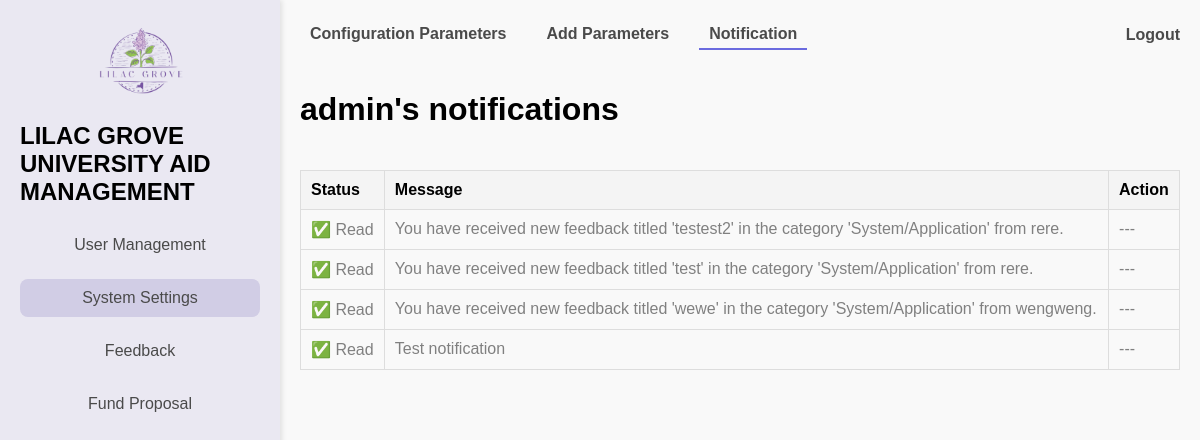
Screenshot of /profile/?tab=notification (signed in) with the database file from the repository.
### users/models.py (models this page shows, shortened)
class Account(AbstractUser):
    ROLE_LIST = [
        ('student', 'Student'),
        ('officer', 'Aid Officer'),
        ('funder', 'Funder'),
        ('administrator', 'Administrator'),
    ]
    role = models.CharField(max_length=13, choices=ROLE_LIST)
    study_program = models.CharField(max_length=100, blank=True, null=True)  # only for Students
    years_of_study = models.IntegerField(blank=True, null=True)
    gpa = models.FloatField(blank=True, null=True)
    organization_name = models.CharField(max_length=255, blank=True, null=True)
    is_approved = models.BooleanField(default=False)
    phone_number = models.CharField(max_length=15, blank=True, null=True)
    created_at = models.DateTimeField(default=now)
    updated_at = models.DateTimeField(auto_now=True)
    class Meta:
        db_table = 'users_masterlist'

### notifications/models.py (models this page shows, shortened)
class Notification(models.Model):
    user = models.ForeignKey(settings.AUTH_USER_MODEL, on_delete=models.CASCADE, related_name='notifications')
    message = models.CharField(max_length=255)
    read = models.BooleanField(default=False)
    created_at = models.DateTimeField(auto_now_add=True)
    class Meta:
        db_table = 'notifications_table'  # Custom table name

### users/views.py (the view)
# urls.py: path('profile/', views.dashboard, name = 'dashboard'),
@login_required
def dashboard(request):
    role_dashboard_map = {
        'administrator': admin_dashboard,
        'student': student_dashboard,
        'officer': officer_dashboard,
        'funder': funder_dashboard,
    }
    user_role = request.user.role
    if user_role in role_dashboard_map:
        return role_dashboard_map[user_role](request)
    else:
        messages.error(request, "Your role is not recognized. Please contact support.")
        return redirect('home')  # Redirect to a safe fallback page

### users/views.py (called while the page is built)
def role_required(role_name):
    def decorator(view_func):
        def wrapper(request, *args, **kwargs):
            if request.user.role != role_name:
                raise PermissionDenied("You do not have permission to access this page.")
            return view_func(request, *args, **kwargs)
        return wrapper
    return decorator

### users/templates/dashboards/admin_dashboard.html (shortened to what this page needs)
{% extends "dashboards/dashboard.html" %}
{% load static %}
{% block menu %}
    <a href="{% url 'dashboard' %}?tab=pending_users" class="menu-item {% if active_menu == 'user_management' %}active{% endif %}">
        User Management
    </a>
    <a href="{% url 'dashboard' %}?tab=config_parameters" class="menu-item {% if active_menu == 'system_settings' %}active{% endif %}">
        System Settings
    </a>
    <a href="{% url 'dashboard' %}?tab=feedback_management" class="menu-item {% if active_menu == 'feedback' %}active{% endif %}">
        Feedback
    </a>
    <a href="{% url 'dashboard' %}?tab=approve_requests" class="menu-item {% if active_menu == 'fund_proposal' %}active{% endif %}">
        Fund Proposal
    </a>
{% endblock menu %}
{% block dashboard %}
    {% if active_tab == 'pending_users' %}
        <h2>Approve Users</h2>
        <table>
            <thead>
                <tr>
                    <th>ID</th>
                    <th>Username</th>
                    <th>Email</th>
                    <th colspan='2'>Action</th>
                </tr>
            </thead>
            <tbody>
                {% for user in pending_users %}
                <tr>
                    <td>{{ user.id }}</td>
                    <td>{{ user.username }}</td>
                    <td>{{ user.email }}</td>
                    <td>
                        <form action="{% url 'approve_user' user.id %}" method="post" style="display: inline;">
                            {% csrf_token %}
                            <button type="submit" class="btn btn-success">Approve</button>
                        </form>
                    </td>
                    <td>
                        <form action="{% url 'reject_user' user.id %}" method="post" style="display: inline;" onsubmit="return confirm('Are you sure you want to reject this user?');">
                            {% csrf_token %}
                            <button type="submit" class="btn btn-danger">Reject</button>
                        </form>
                    </td>
                </tr>
                {% empty %}
                <tr>
                    <td colspan="5">No pending users to approve.</td>
                </tr>
                {% endfor %}
            </tbody>
        </table>
    {% elif active_tab == 'feedback_management' %}
        {% include "feedbacks/feedback.html" with feedback_list=feedback_list %}
    {% elif active_tab == 'notification' %}
        {% include "notifications/list.html" %}
    {% elif active_tab == 'config_parameters' %}
        {% include "systemlogs/system_log.html" %}
    {% endif %}
    {% include 'others/profilemodal.html' %}
{% endblock dashboard %}

### notifications/templates/notifications/list.html (shortened to what this page needs)
<!DOCTYPE html>
<html lang="en">
<head>
</head>
<body>
    <h1>{{request.user.username}}'s notifications</h1>
    {% if notifications_list %}
        <table>
            <thead>
                <tr>
                    <th>Status</th>
                    <th>Message</th>
                    <th>Action</th>
                </tr>
            </thead>
            <tbody>
                {% for notification in notifications_list %}
                    <tr class="{% if not notification.read %}unread{% else %}read{% endif %}">
                        <td>{% if not notification.read %} 🔴 Unread {% else %} ✅ Read {% endif %}</td>
                        <td>{{ notification.message }}</td>
                        <td>
                            {% if not notification.read %}
                                <a href="{% url 'notifications:mark_as_read' notification.id %}" class="button">Mark as Read</a>
                            {% else %}
                                ---
                            {% endif %}
                        </td>
                    </tr>
                {% endfor %}
            </tbody>
        </table>
    {% else %}
        <p>No notifications yet.</p>
    {% endif %}
</body>
</html>

### static/css/main.css (style rules this page uses)
body { font-family: Arial, sans-serif; margin: 0; padding: 0; background-color: #f9f9f9; min-height: 100vh; display: flex; justify-content: center; align-items: center; }

### users/static/css/dashboard.css (style rules this page uses)
.menu-item { text-decoration: none; color: #4a4a4a; font-size: 16px; padding: 10px; text-align: center; border-radius: 8px; transition: background-color 0.3s; }
.menu-item:hover, .menu-item.active { background-color: #d1cde5; color: #4a4a4a; }

### notifications/templates/notifications/list.html (style rules this page uses)
table { width: 100%; border-collapse: collapse; margin-top: 20px; }
th, td { border: 1px solid #ddd; padding: 10px; text-align: left; }
th { background-color: #f4f4f4; }
.read { color: gray; }

### rows the page displays
Account: user.username "admin"
Notification: read "✅ Read", message "You have received new feedback titled 'testest2' in the category 'System/Application' from rere."
Notification: read "✅ Read", message "You have received new feedback titled 'test' in the category 'System/Application' from rere."
Notification: read "✅ Read", message "You have received new feedback titled 'wewe' in the category 'System/Application' from wengweng."
Notification: read "✅ Read", message "Test notification"

### other values shown
{{ item.name }} "Configuration Parameters" "Add Parameters" "Notification"
